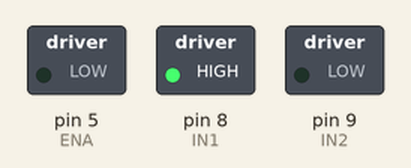
A sketch run on a simulated Arduino Uno, built with avr-gcc and run on an emulated ATmega328P. Shown: switched loads named in the sketch (green lamp = pin HIGH).

Above: at 0.05 s.
At 1.3 s:
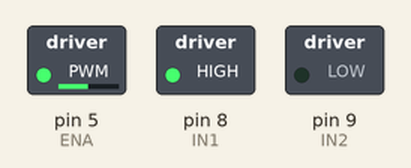
At 2.6 s:
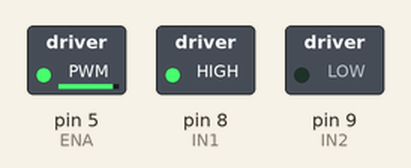
At 5.2 s:
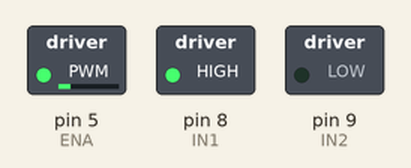
Timing chart, 0 to 8.3 s (numbered marks = the images above):
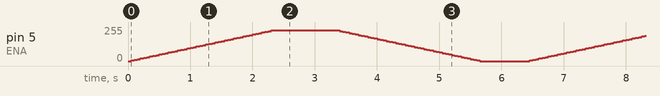

The sketch:

Projeto_179_Rampa_de_aceleracao_de_motor.ino
```cpp
// Projeto 179 - Rampa de aceleracao de motor
// Arduino Uno | Arduino Neon Lab

const byte ENA=5,IN1=8,IN2=9;
void setup(){pinMode(ENA,OUTPUT);pinMode(IN1,OUTPUT);
 pinMode(IN2,OUTPUT);digitalWrite(IN1,HIGH);digitalWrite(IN2,LOW);}
void loop(){
 for(int pwm=0;pwm<=230;pwm+=5){analogWrite(ENA,pwm);delay(50);}
 delay(1000);
 for(int pwm=230;pwm>=0;pwm-=5){analogWrite(ENA,pwm);delay(50);}
 delay(700);
}
```
